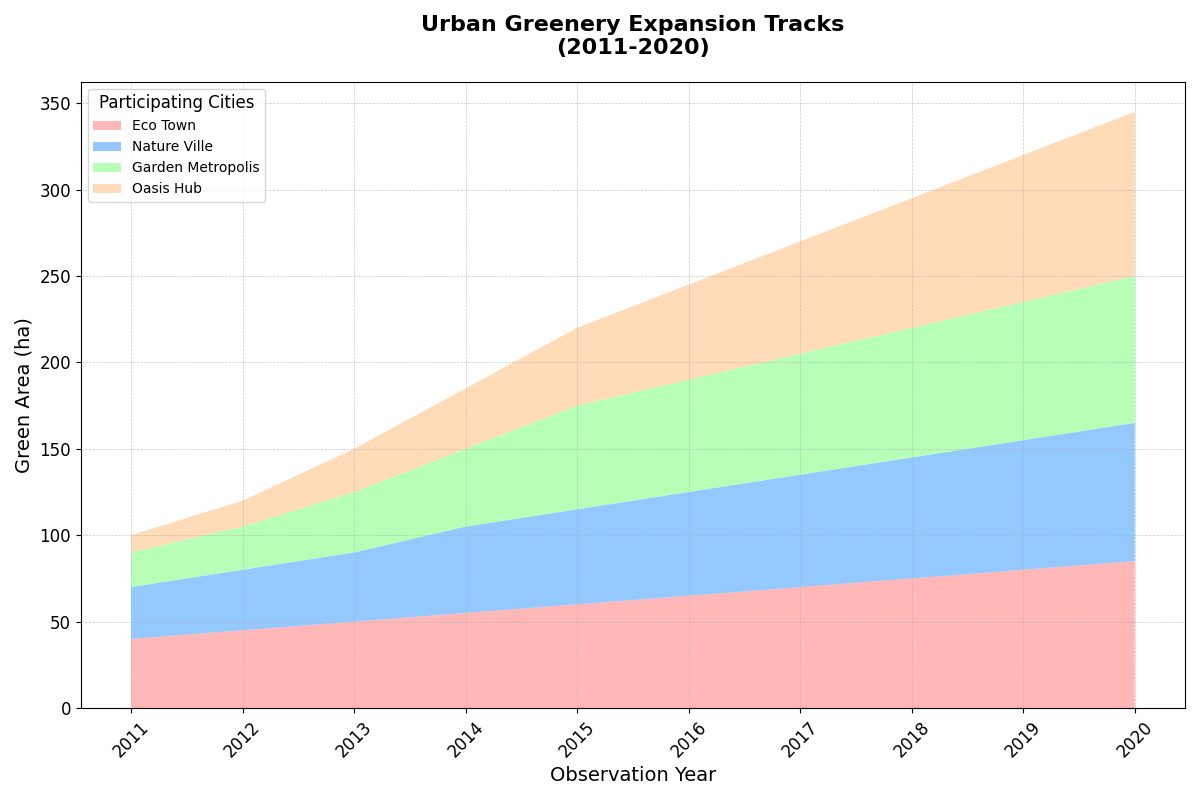

Reproduce this figure in Python.
import matplotlib.pyplot as plt
import numpy as np

# Years of observation
years = np.arange(2011, 2021)

# Artificial data: Green space (in hectares) designated by different cities each year
green_space = {
    'Eco Town': np.array([40, 45, 50, 55, 60, 65, 70, 75, 80, 85]),
    'Nature Ville': np.array([30, 35, 40, 50, 55, 60, 65, 70, 75, 80]),
    'Garden Metropolis': np.array([20, 25, 35, 45, 60, 65, 70, 75, 80, 85]),
    'Oasis Hub': np.array([10, 15, 25, 35, 45, 55, 65, 75, 85, 95])
    # Removed 'Green City'
}

colors = ['#ff9999','#66b3ff','#99ff99','#ffcc99']

plt.figure(figsize=(12, 8))
plt.stackplot(years, green_space.values(), labels=green_space.keys(), colors=colors, alpha=0.7)

plt.title('Urban Greenery Expansion Tracks\n(2011-2020)', fontsize=16, weight='bold', pad=20)
plt.xlabel('Observation Year', fontsize=14)
plt.ylabel('Green Area (ha)', fontsize=14)

plt.xticks(years, rotation=45)
plt.grid(True, linestyle='--', linewidth=0.5, alpha=0.7)
plt.tick_params(axis='both', which='major', labelsize=12)

plt.legend(title='Participating Cities', title_fontsize=12, fontsize=10, loc='upper left')

plt.tight_layout()
plt.show()
